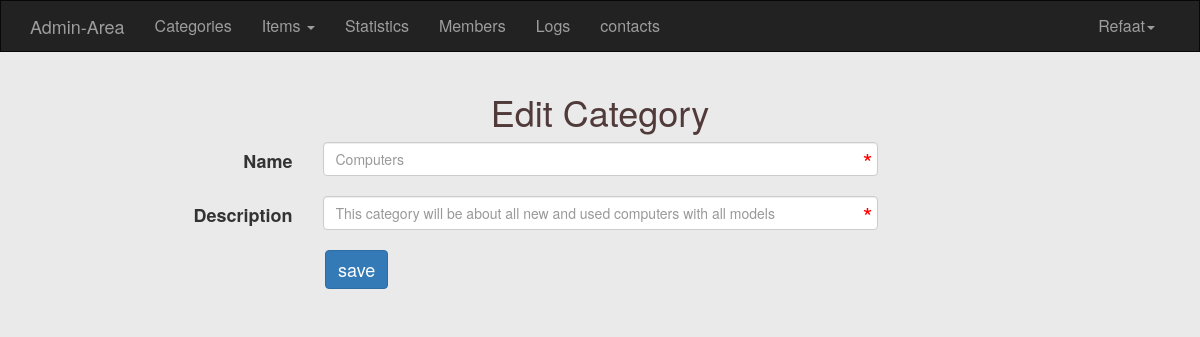
/Admin/category.php?do=edit&userid=1 (signed in), run on the app's committed database.
### tables this page shows
CREATE TABLE IF NOT EXISTS `categories` (
  `ID` int(11) NOT NULL AUTO_INCREMENT,
  `Name` varchar(255) NOT NULL,
  `Description` text NOT NULL,
  PRIMARY KEY (`ID`)
);

### Admin/categories/edit.php (the view, shortened to what this page needs)
<?php
$userid = isset($_GET['userid'])&&is_numeric($_GET['userid']) ? intval($_GET['userid']) : 0;
$stmt = $con->prepare("select * From categories where ID = ? LIMIT 1");
$stmt->execute(array($userid));
$row = $stmt->fetch();
$count = $stmt->rowCount();
if($count>0)
{
?>
<div class="container">
  <h1 class="text-center">Edit Category</h1>
  <form class="form-horizontal" role="form" action="?do=update" method="POST">
    <div class="form-group">
      <label class="control-label col-sm-2 col-md-3">Name</label>
      <div class="col-sm-10 col-md-6">
        <input type="text" class="form-control" name="name"
               placeholder="<?php echo $row['Name'] ; ?>" autocomplete="off" required="required">
        </div>
    </div>
    <div class="form-group">
      <label class="control-label col-sm-2 col-md-3">Description</label>
      <div class="col-sm-10 col-md-6">
        <input type="text" class="form-control" name="description" placeholder="<?php echo $row['Description']?>" autocomplete="off" required="required">
      </div>
    </div>
    <div class="form-group">
      <div class="col-sm-offset-2 col-sm-10 col-md-8">
        <button type="submit" class="btn btn-primary" id="myBtn">save</button>
      </div>
    </div>
  </form>
    <?php
}
else{
    echo "Error";
}
?>

### Admin/Layout/css/backend.css (style rules this page uses)
body { background-color: #EAEAEA; font-size: 16px; }
.text-center { color: #503a3a; }
.form-group { margin-bottom: 20px; font-size: 18px; }
#myBtn { margin-left: 100px; font-size: 18px; }
.form-control { position: relative; }

### data on the page
categories: name "Computers", description "This category will be about all new and used computers with all models"

### other printed values
lang("Home-Admin") "Admin-Area"
lang('Categories') "Categories"
lang('Statistics') "Statistics"
lang('Members') "Members"
lang('Logs') "Logs"
lang('contacts') "contacts"
$_SESSION['username'] "Refaat"
